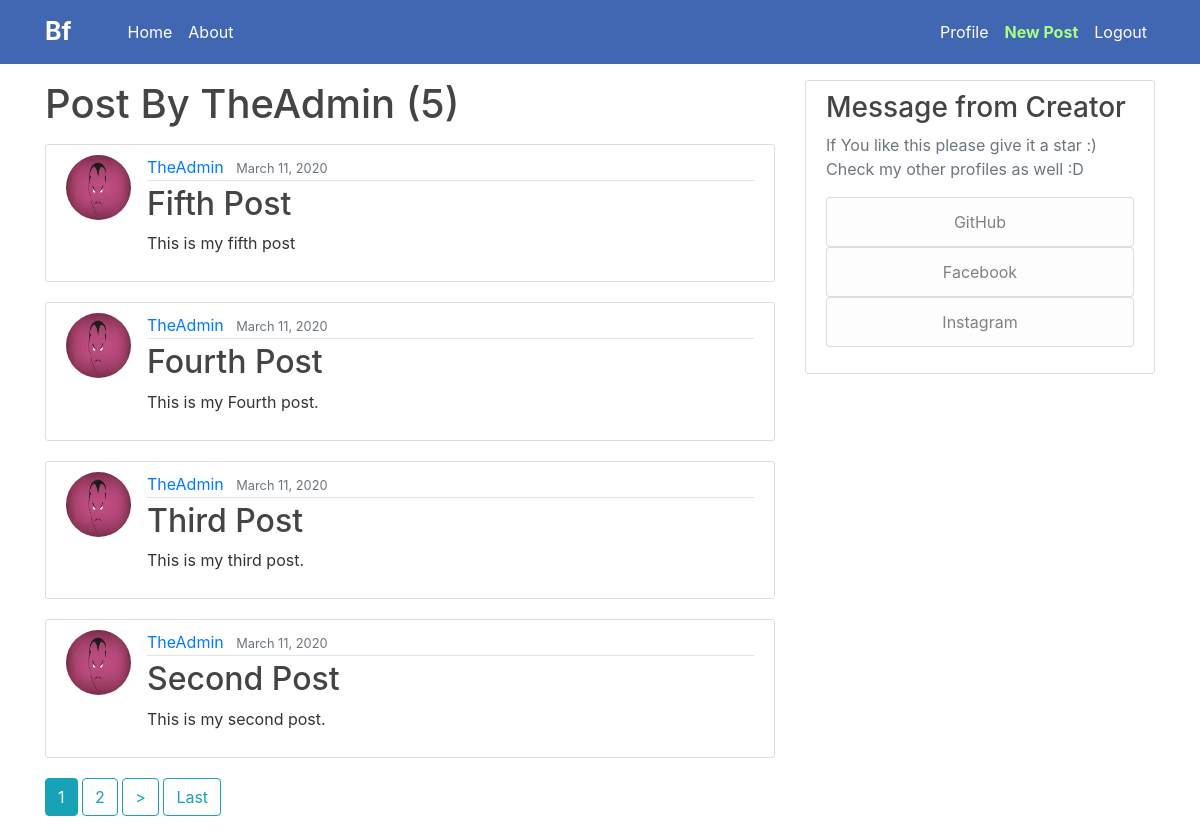
/user/TheAdmin (signed in), run on the app's committed database.
### blog/models.py (models this page shows, shortened)
class Post(models.Model):
    author = models.ForeignKey(User, on_delete=models.CASCADE)
    content = models.TextField()
    date_posted = models.DateTimeField(default=timezone.now)
    title = models.CharField(max_length=20)

### users/models.py (models this page shows, shortened)
class Profile(models.Model):
    user = models.OneToOneField(User, on_delete=models.CASCADE)
    image = models.ImageField(default='default.png', upload_to='profile_pics')

### blog/views.py (the view)
# urls.py: path('user/<str:username>', UserPostListView.as_view(), name='user-post'),
class UserPostListView(LoginRequiredMixin, ListView):
    model = Post
    template_name = 'blog/user_post.html'
    context_object_name = 'posts'
    paginate_by = 4
    def get_queryset(self):
        user = get_object_or_404(User, username=self.kwargs.get('username'))
        return Post.objects.filter(author=user).order_by('-date_posted')

### blog/templates/blog/user_post.html (shortened to what this page needs)
{% extends "blog/base.html" %}
    {% block content %}
        <h1 class="mb-3">Post By {{ view.kwargs.username }} ({{ page_obj.paginator.count }})</h1>
        {% for post in posts %}
            <article class="media content-section">
                <img src="{{ post.author.profile.image.url }}" class="rounded-circle article-img" alt="">
              <div class="media-body">
                <div class="article-metadata">
                  <a class="mr-2" href="{% url 'user-post' post.author.username %}">{{ post.author }}</a>
                  <small class="text-muted">{{ post.date_posted|date:"F d, Y" }}</small>
                </div>
                <h2><a class="article-title" href="{% url 'post-detail' post.id %}">{{ post.title }}</a></h2>
                <p class="article-content">{{ post.content }}</p>
              </div>
            </article>
        {% endfor %}
        {% if is_paginated %}
            {% for num in page_obj.paginator.page_range %}
                {% if page_obj.number == num %}
                    <a class="btn btn-info mb-4" href="?page={{ num }}">{{ num }}</a>
                {% elif num > page_obj.number|add:'-3' and num < page_obj.number|add:'3'%}
                    <a class="btn btn-outline-info mb-4" href="?page={{ num }}">{{ num }}</a>
                {% endif %}
            {% endfor %}
            {% if page_obj.has_next %}
                <a class="btn btn-outline-info mb-4" href="?page={{ page_obj.next_page_number }}">></a>
                <a class="btn btn-outline-info mb-4" href="?page={{ page_obj.paginator.num_pages }}">Last</a>
            {% endif %}
        {% endif %}
    {% endblock content %}

### blog/static/blog/main.css (style rules this page uses)
body { background: #ffffff; color: #333333 ; margin-top: 5rem; }
h1, h2, h3, h4, h5, h6 { color: #444444; }
.content-section { background: #ffffff; padding: 10px 20px; border: 1px solid #dddddd; border-radius: 3px; margin-bottom: 20px; }
.article-title { color: #444444; }
.article-content { white-space: pre-line; }
.article-img { height: 65px; width: 65px; margin-right: 16px; }
.article-metadata { padding-bottom: 1px; margin-bottom: 4px; border-bottom: 1px solid #e3e3e3 }

### data on the page
Post: author.profile.image (picture), author "TheAdmin", date_posted "March 11, 2020", title "Fifth Post", content "This is my fifth post"
Post: author.profile.image (picture), author "TheAdmin", date_posted "March 11, 2020", title "Fourth Post", content "This is my Fourth post."
Post: author.profile.image (picture), author "TheAdmin", date_posted "March 11, 2020", title "Third Post", content "This is my third post."
Post: author.profile.image (picture), author "TheAdmin", date_posted "March 11, 2020", title "Second Post", content "This is my second post."

### other printed values
{{ view.kwargs.username }} "TheAdmin"
{{ page_obj.paginator.count }} "5"
{{ num }} "1"
{{ num }} "2"
